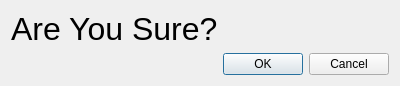
<?xml version="1.0" encoding="UTF-8"?>
<ui version="4.0">
 <class>SureDialog</class>
 <widget class="QDialog" name="SureDialog">
  <property name="geometry">
   <rect>
    <x>0</x>
    <y>0</y>
    <width>400</width>
    <height>86</height>
   </rect>
  </property>
  <property name="windowTitle">
   <string>Dialog</string>
  </property>
  <layout class="QVBoxLayout" name="verticalLayout">
   <item>
    <widget class="QLabel" name="label">
     <property name="font">
      <font>
       <pointsize>24</pointsize>
      </font>
     </property>
     <property name="text">
      <string>Are You Sure?</string>
     </property>
    </widget>
   </item>
   <item>
    <layout class="QHBoxLayout" name="horizontalLayout">
     <item>
      <spacer name="horizontalSpacer">
       <property name="orientation">
        <enum>Qt::Horizontal</enum>
       </property>
       <property name="sizeHint" stdset="0">
        <size>
         <width>40</width>
         <height>20</height>
        </size>
       </property>
      </spacer>
     </item>
     <item>
      <widget class="QPushButton" name="okBtn">
       <property name="text">
        <string>OK</string>
       </property>
      </widget>
     </item>
     <item>
      <widget class="QPushButton" name="cancelBtn">
       <property name="text">
        <string>Cancel</string>
       </property>
      </widget>
     </item>
    </layout>
   </item>
  </layout>
 </widget>
 <resources/>
 <connections/>
</ui>
